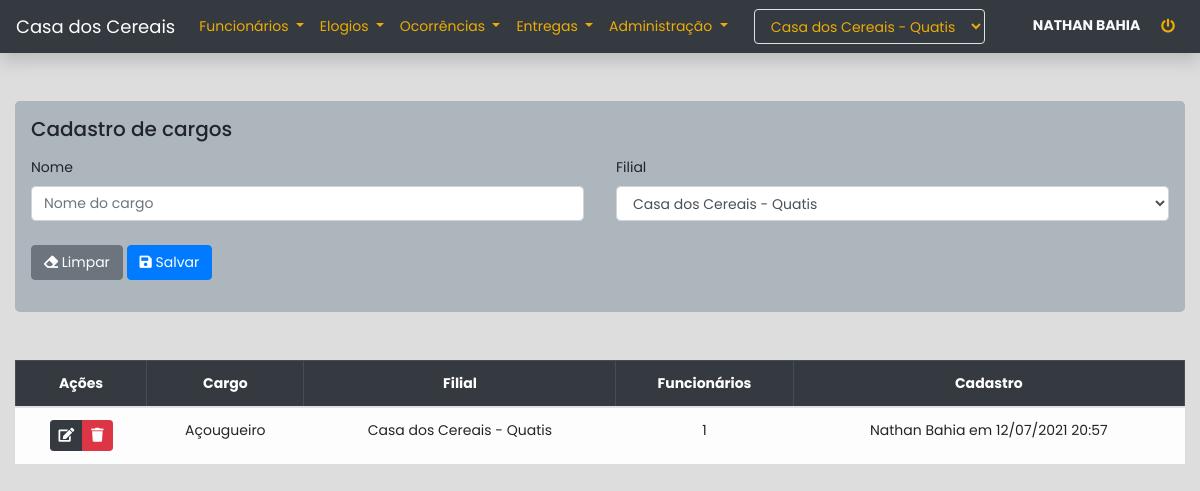
Page /cargos (signed in) on the earlier database version.
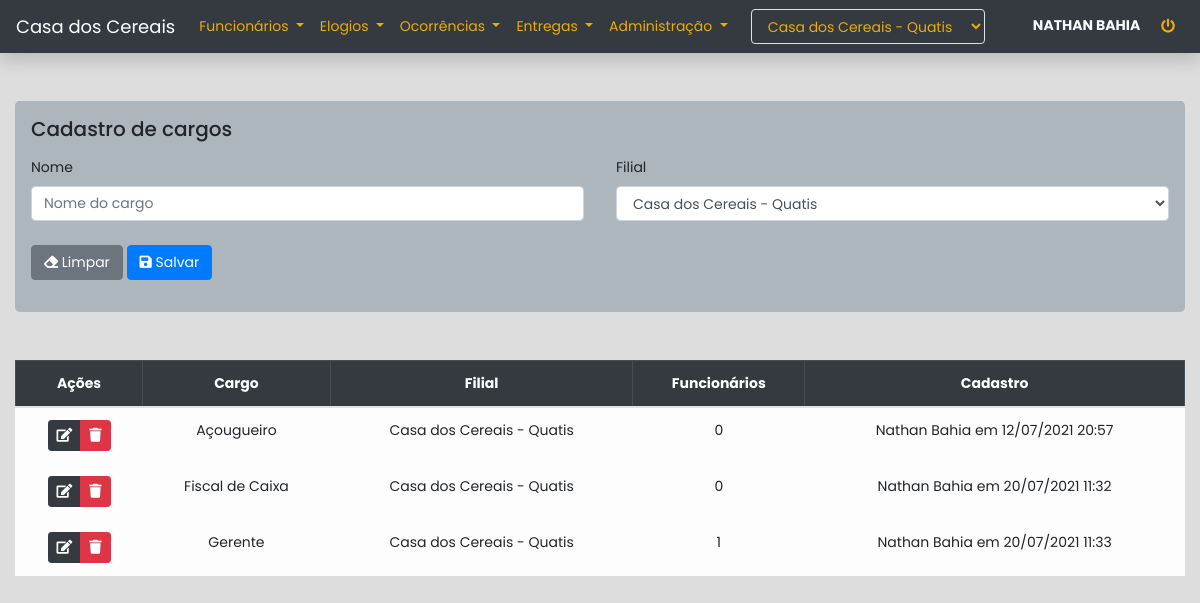
Same page on the later database version.
### apps/core/models.py (models this page shows, shortened)
class Base(models.Model):
    usuario = models.ForeignKey(get_user_model(), on_delete=models.SET_NULL, null=True)
    criacao = models.DateTimeField(auto_now_add=True)
    alteracao = models.DateTimeField(auto_now=True)
    ativo = models.BooleanField(default=True)
    class Meta:
        abstract = True
    @property
    def cadastro(self):
        if self.usuario:
            return f"{self.usuario.get_full_name()} em {self.criacao.strftime('%d/%m/%Y %H:%M')}"
        return f"Usuário excluído em {self.criacao.strftime('%d/%m/%Y')}"

class Cargo(Base):
    nome = models.CharField(max_length=255)
    filial = models.ForeignKey(Filial, on_delete=models.CASCADE)
    is_active = ObjAtivosManager()
    class Meta:
        verbose_name = 'Cargo'
        verbose_name_plural = 'Cargos'
        ordering = ['nome']

class Filial(Base):
    nome = models.CharField(max_length=255)
    cidade = models.CharField(max_length=255)
    is_active = ObjAtivosManager()
    def __str__(self):
        return f'{self.nome} - {self.cidade}'
    class Meta:
        verbose_name = 'Filial'
        verbose_name_plural = 'Filiais'
        ordering = ['nome', 'cidade']

### apps/core/views.py (the view, shortened to what this page needs)
# urls.py: path('cargos', views.cargos, name='cargos'),
@login_required
def cargos(request, pk=None):
    usuario = request.user.perfil.latest('id')
    instance = None
    msg_sucesso = 'Cargo cadastrado com sucesso'
    msg_erro = 'Falha ao cadastrar cargo'
    if pk:
        instance = models.Cargo.is_active.get(pk=pk)
        msg_sucesso = 'Cargo editado com sucesso'
        msg_erro = 'Falha ao editar cargo'
    form = forms.CargoForm(
        usuario=usuario,
        instance=instance
    )
    query = None
    if not instance:
        query = models.Cargo.is_active.filter(filial=usuario.filial)
    context = {
        'form': form,
        'instance': instance,
        'cargos': query
    }
    return render(request, 'core/funcionarios/cargos.html', context)

### apps/core/forms.py
class CargoForm(forms.ModelForm):
    nome = forms.CharField(
        widget=forms.TextInput(
            attrs={
                'class': 'form-control',
                'placeholder': 'Nome do cargo',
                'required': True
            }
        )
    )
    filial = forms.ModelChoiceField(
        queryset=models.Filial.is_active.all(),
        widget=forms.Select(
            attrs={
                'class': 'form-control',
                'required': True
            }
        )
    )
    class Meta:
        model = models.Cargo
        fields = ['nome', 'filial']
    def __init__(self, usuario, *args, **kwargs):
        super(CargoForm, self).__init__(*args, **kwargs)
        self.fields['filial'].queryset = models.Filial.is_active.filter(id=usuario.filial.id)
        self.fields['filial'].initial = usuario.filial

### apps/core/models.py (called while the page is built)
    def get_queryset(self):
        return super(ObjAtivosManager, self).get_queryset().filter(ativo=True)

### apps/core/templates/core/funcionarios/cargos.html (shortened to what this page needs)
{% extends 'core/base.html' %}
{% load bootstrap4 %}
{% block content %}
<div class="container-fluid">
    <form method='post' class='my-5 jumbotron p-3' autocomplete="off">
        {% if instance %}
            <h5>Editar cargo</h5>
        {% else %}
            <h5>Cadastro de cargos</h5>
        {% endif %}
        <div class="row mx-0 mt-3">
            <div class="col-12 col-sm-6 px-0 pr-sm-3">
                <div class="form-group mb-2">
                    <label for="{{ form.nome.id_for_label }}">{{ form.nome.label }}</label>
                    {{ form.nome }}
                </div>
            </div>
            <div class="col-12 col-sm-6 px-0 pl-sm-3">
                <div class="form-group mb-2">
                    <label for="{{ form.filial.id_for_label }}">{{ form.filial.label }}</label>
                    {{ form.filial }}
                </div>
            </div>
            <div class="col-12 my-3 px-0">
                {% if instance %}
                    <a href="{% url "core:cargos" %}" type="reset" class="btn btn-secondary">
                        <i class="fas fa-arrow-left"></i> Cancelar
                    </a>
                {% else %}
                    <button type="reset" class="btn btn-secondary">
                        <i class="fas fa-eraser"></i> Limpar
                    </button>
                {% endif %}
                <button type="submit" class="btn btn-primary">
                    <i class="fas fa-save"></i> Salvar
                </button>
            </div>
        </div>
    </form>
    {% if not instance %}
        {% if cargos %}
            <div class="table-responsive mt-5">
                <table class="table table-bordered text-center">
                    <thead class="table-dark">
                        <tr>
                            <th>Ações</th>
                            <th>Cargo</th>
                            {% if usuario.administrador %}
                                <th>Filial</th>
                            {% endif %}
                            <th>Funcionários</th>
                            <th>Cadastro</th>
                        </tr>
                    </thead>
                    <tbody class="table-light">
                        {% for cargo in cargos %}
                        <tr>
                            <td>
                                <div class="btn-group">
                                    <a href="{% url 'core:edit_cargos' cargo.id %}" class="btn btn-sm btn-dark btn-edit-cargo" data-cargo="{{ cargo.id }}" data-toggle="tooltip" title="Editar cargo">
                                        <i class="fas fa-edit"></i>
                                    </a>
                                    {% if usuario.administrador %}
                                        <button class="btn btn-sm btn-danger btn-delete-cargo" data-cargo="{{ cargo.id }}" data-toggle="tooltip" title="Excluir cargo">
                                            <i class="fas fa-trash"></i>
                                        </button>
                                    {% endif %}
                                </div>
                            </td>
                            <td>{{ cargo.nome}}</td>
                            {% if usuario.administrador %}
                                <td>{{ cargo.filial }}</td>
                            {% endif %}
                            <td>{{ cargo.funcionarios.count}}</td>
                            <td>{{ cargo.cadastro }}</td>
                        </tr>
                        {% endfor %}
                    </tbody>
                </table>
            </div>
            {% else %}
            <div class="alert alert-warning mt-5">
                Nenhum cargo cadastrado até o momento
            </div>
        {% endif %}
    {% endif %}
</div>
{% endblock content %}

Differences in the rows shown:
computed for Cargo "Açougueiro": funcionarios.count "1" → "0"
added Cargo: nome "Fiscal de Caixa", filial "Casa dos Cereais - Quatis", funcionarios.count "0", cadastro "Nathan Bahia em 20/07/2021 11:32"
added Cargo: nome "Gerente", filial "Casa dos Cereais - Quatis", funcionarios.count "1", cadastro "Nathan Bahia em 20/07/2021 11:33"
